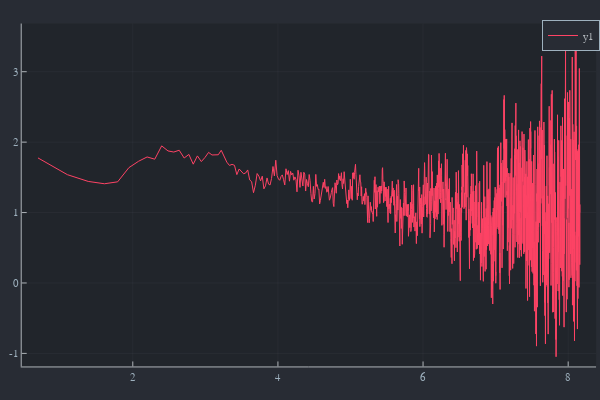

The notebook cell saved with this chart:
### Code cell
kk=1
Xlog=log.(s_300)
Ylog=log.(R2_300)[2:end]
slope=(Ylog[1+kk:end]-Ylog[1:end-kk])./(Xlog[1+kk:end]-Xlog[1:end-kk])
plot(Xlog[1+kk:end],slope)

### Figure 1 — Plotly figure (JSON) as saved in the notebook; plotly's stock layout.template omitted (floating-point values rounded to 4 significant figures; data arrays with more than 128 entries replaced by an {"elided": "..."} marker saying what was removed)
{"data": [{"colorbar": {"title": {"text": ""}}, "legendgroup": "y1", "line": {"color": "rgba(254, 67, 101, 1.000)", "dash": "solid", "shape": "linear", "width": 1}, "mode": "lines", "name": "y1", "showlegend": true, "type": "scatter", "x": {"elided": "3498 float values"}, "xaxis": "x", "y": {"elided": "3498 float values"}, "yaxis": "y", "zmax": null, "zmin": null}], "layout": {"annotations": [], "height": 400, "legend": {"bgcolor": "rgba(40, 44, 52, 1.000)", "bordercolor": "rgba(158, 177, 190, 1.000)", "borderwidth": 1, "font": {"color": "rgba(173, 178, 183, 1.000)", "family": "sans-serif", "size": 11}, "title": {"font": {"color": "rgba(173, 178, 183, 1.000)", "family": "sans-serif", "size": 15}, "text": ""}, "tracegroupgap": 0, "traceorder": "normal", "x": 1, "xanchor": "auto", "y": 1, "yanchor": "auto"}, "margin": {"b": 20, "l": 0, "r": 0, "t": 20}, "paper_bgcolor": "rgba(40, 44, 52, 1.000)", "plot_bgcolor": "rgba(33, 37, 43, 1.000)", "showlegend": true, "width": 600, "xaxis": {"anchor": "y", "domain": [0.03619, 0.9934], "gridcolor": "rgba(173, 178, 183, 0.100)", "gridwidth": 0.5, "linecolor": "rgba(173, 178, 183, 1.000)", "mirror": false, "range": [0.4691, 8.384], "showgrid": true, "showline": true, "showticklabels": true, "tickangle": 0, "tickcolor": "rgb(173, 178, 183)", "tickfont": {"color": "rgba(158, 177, 190, 1.000)", "family": "sans-serif", "size": 11}, "tickmode": "array", "ticks": "inside", "ticktext": ["2", "4", "6", "8"], "tickvals": [2, 4, 6, 8], "title": {"font": {"color": "rgba(158, 177, 190, 1.000)", "family": "sans-serif", "size": 15}, "text": ""}, "type": "linear", "visible": true, "zeroline": false, "zerolinecolor": "rgba(173, 178, 183, 1.000)"}, "yaxis": {"anchor": "x", "domain": [0.03762, 0.9902], "gridcolor": "rgba(173, 178, 183, 0.100)", "gridwidth": 0.5, "linecolor": "rgba(173, 178, 183, 1.000)", "mirror": false, "range": [-1.186, 3.684], "showgrid": true, "showline": true, "showticklabels": true, "tickangle": 0, "tickcolor": "rgb(173, 178, 183)", "tickfont": {"color": "rgba(158, 177, 190, 1.000)", "family": "sans-serif", "size": 11}, "tickmode": "array", "ticks": "inside", "ticktext": ["-1", "0", "1", "2", "3"], "tickvals": [-1, 0, 1, 2, 3], "title": {"font": {"color": "rgba(158, 177, 190, 1.000)", "family": "sans-serif", "size": 15}, "text": ""}, "type": "linear", "visible": true, "zeroline": false, "zerolinecolor": "rgba(173, 178, 183, 1.000)"}}}
